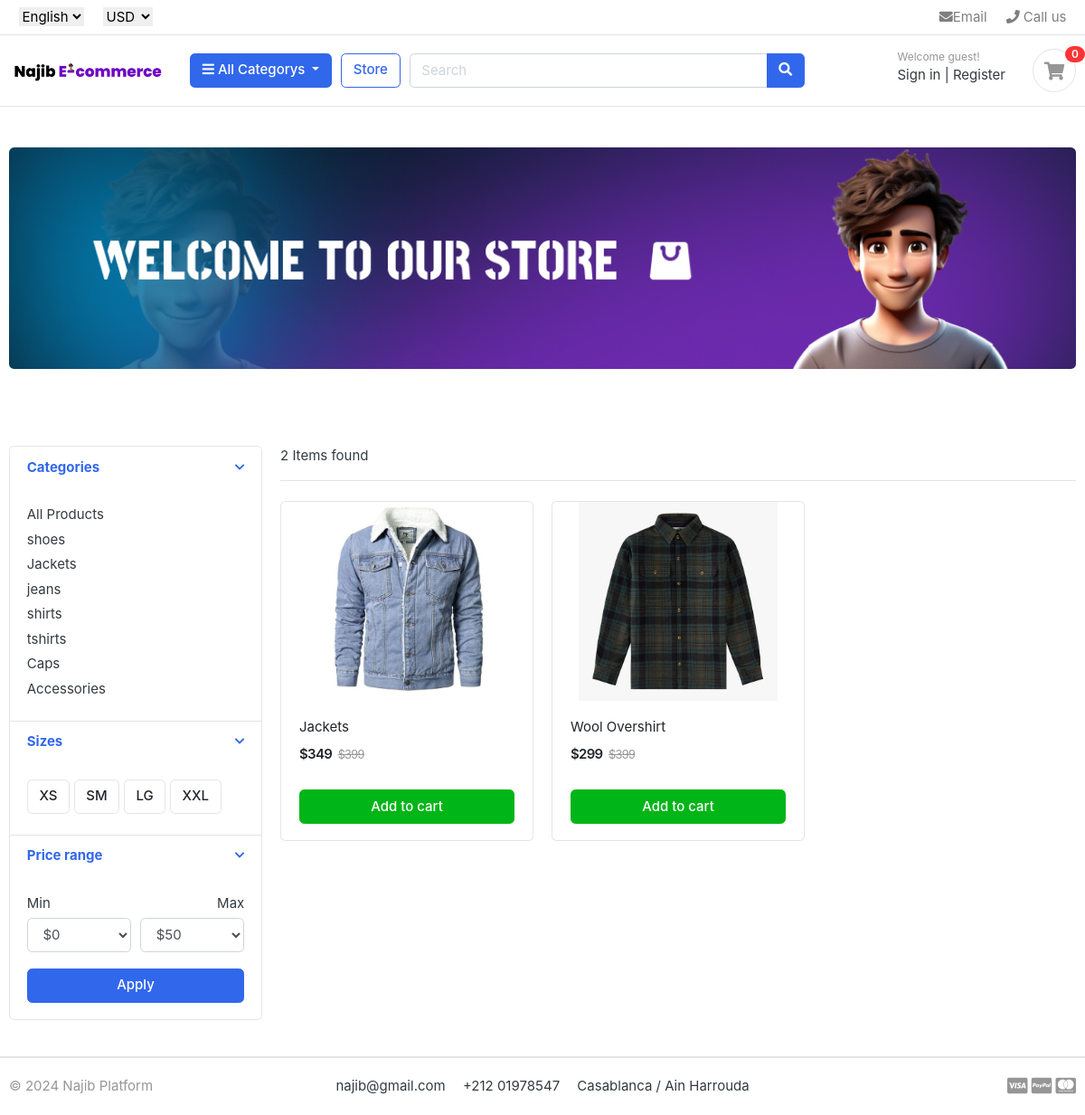
The app's page /store/category/jackets/ with its own data.
### category/models.py (models this page shows, shortened)
class Category(models.Model):
    category_name = models.CharField(max_length=50, unique=True)
    slug = models.SlugField(max_length=100, unique=True)
    description = models.CharField(max_length=255, blank=True)
    cat_image = models.ImageField(upload_to='photos/categories', blank=True)
    def get_url(self):
        return reverse('products_by_category', args=[self.slug])
    class Meta:
        verbose_name = 'category'
        verbose_name_plural = 'categories'

### store/models.py (models this page shows, shortened)
class Product(models.Model):
    product_name = models.CharField(max_length=200, unique=True)
    slug = models.SlugField(max_length=200, unique=True)
    description = models.TextField(max_length=200, unique=True)
    price = models.IntegerField()
    images = models.ImageField(upload_to='photos/products', unique=True)
    stock = models.IntegerField()
    is_available = models.BooleanField(default=True)
    category = models.ForeignKey(Category, on_delete=models.CASCADE)
    created_date = models.DateTimeField(auto_now_add=True)
    modified_date = models.DateTimeField(auto_now=True)
    def get_url(self):
        return reverse('product_detail', args=[self.category.slug, self.slug])

### store/views.py (the view)
# urls.py: path('store/', include('store.urls')),
def store(request,category_slug=None):
    categories = None
    products = None
    if(category_slug != None):
        categories = get_object_or_404(Category, slug = category_slug)
        products = Product.objects.filter(category = categories, is_available=True)
        paginator = Paginator(products,3)
        page = request.GET.get('page')
        page_products = paginator.get_page(page)
        product_count = products.count()
    else:
        products = Product.objects.all().filter(is_available=True)
        paginator = Paginator(products,3)
        page = request.GET.get('page')
        page_products = paginator.get_page(page)
        product_count = products.count()
    context = {
            'products':page_products,
            'product_count': product_count
    }
    return render(request, 'store/store.html', context)

### carts/context_processor.py (called while the page is built)
def counter(request):
    cart_count = 0
    if 'admin' in request.path:
        return {}
    else:
        try:
            cart = Cart.objects.filter(card_id = _cart_id(request))
            cart_items = CartItem.objects.all().filter(cart=cart[:1])
            for cart_item in cart_items:
                cart_count += cart_item.quantity
        except Cart.DoesNotExist:
            cart_count = 0
        return dict(cart_count = cart_count)

### carts/views.py (called while the page is built)
def _cart_id(request):
    cart = request.session.session_key
    if not cart :
        cart = request.session.create()
    return cart

### category/context_processors.py (called while the page is built)
def menu_links(request):
    links = Category.objects.all()
    return dict(links=links)

### templates/store/store.html (shortened to what this page needs)
{% extends '../base.html' %}
{% block content %}
<section class="section-pagetop">
<div class="container">
	{% if 'search' in request.path %}
	<h2 class="title-page">Searched Products</h2>
	{% else %}
	<img src="/static/images/banners/banner1.jpg" class="img-fluid rounded">
	{% endif %}
</div>
</section>
<section class="section-content padding-y">
<div class="container">
<div class="row">
	<aside class="col-md-3">
<div class="card">
	<article class="filter-group">
		<header class="card-header">
			<a href="#" data-toggle="collapse" data-target="#collapse_1" aria-expanded="true" class="">
				<i class="icon-control fa fa-chevron-down"></i>
				<h6 class="title">Categories</h6>
			</a>
		</header>
		<div class="filter-content collapse show" id="collapse_1" style="">
			<div class="card-body">
				<ul class="list-menu">
					<li><a href="{% url 'store' %}">All Products</a></li>
				  {% for category in links %}
					<li><a href="{{ category.get_url }}">{{ category.category_name }}</a></li>
				  {% endfor %}
				</ul>
			</div>
		</div>
	</article>
	<article class="filter-group">
		<header class="card-header">
			<a href="#" data-toggle="collapse" data-target="#collapse_4" aria-expanded="true" class="">
				<i class="icon-control fa fa-chevron-down"></i>
				<h6 class="title">Sizes </h6>
			</a>
		</header>
		<div class="filter-content collapse show" id="collapse_4" style="">
			<div class="card-body">
			  <label class="checkbox-btn">
			    <span class="btn btn-light"> XS </span>
			  </label>
			  <label class="checkbox-btn">
			    <span class="btn btn-light"> SM </span>
			  </label>
			  <label class="checkbox-btn">
			    <span class="btn btn-light"> LG </span>
			  </label>
			  <label class="checkbox-btn">
			    <span class="btn btn-light"> XXL </span>
			  </label>
		</div>
		</div>
	</article>
	<article class="filter-group">
		<header class="card-header">
			<a href="#" data-toggle="collapse" data-target="#collapse_3" aria-expanded="true" class="">
				<i class="icon-control fa fa-chevron-down"></i>
				<h6 class="title">Price range </h6>
			</a>
		</header>
		<div class="filter-content collapse show" id="collapse_3" style="">
			<div class="card-body">
				<div class="form-row">
				<div class="form-group col-md-6">
				  <label>Min</label>
				  	<select class="mr-2 form-control">
						<option value="0">$0</option>
					</select>
				</div>
				<div class="form-group text-right col-md-6">
				  <label>Max</label>
				  	<select class="mr-2 form-control">
						<option value="50">$50</option>
					</select>
				</div>
				</div>
				<button class="btn btn-block btn-primary">Apply</button>
			</div>
		</div>
	</article>
</div>
	</aside>
	<main class="col-md-9">
<header class="border-bottom mb-4 pb-3">
		<div class="form-inline">
			<span class="mr-md-auto">{{ product_count }} Items found </span>
		</div>
</header>
<div class="row">
	{% if products %}
	{% for product in products %}
	<div class="col-md-4">
		<figure class="card card-product-grid">
			<div class="img-wrap">
				<a href="{{ product.get_url }}">
					<img src="{{ product.images.url }}">
				</a>
			</div>
			<figcaption class="info-wrap">
				<div class="fix-height">
					<a href="{{ product.get_url }}" class="title">{{ product.product_name }}</a>
					<div class="price-wrap mt-2">
						<span class="price">${{ product.price }}</span>
						<del class="price-old">$399</del>
					</div>
				</div>
				<a href="{% url 'add_cart' product.id %}" class="btn btn-block btn-success">Add to cart </a>
			</figcaption>
		</figure>
	</div>
	{% endfor %}
	{% else %}
	<img src="/static/images/banners/coverNotFound.jpg" class="img-fluid rounded">
	{% endif %}
</div>
	</main>
</div>
</div>
</section>
</body>
</html>
{% endblock %}

### static/css/ui.css (style rules this page uses)
html { font-family: "Inter", sans-serif; font-size: 15px; }
.img-wrap { text-align: center; display: block; }
.img-wrap img { max-width: 100%; }
.price-wrap { letter-spacing: -0.7px; }
.padding-y { padding-top: 40px; padding-bottom: 40px; }
figure { margin-bottom: 0; }
article:after, .form-group:after { display: block; clear: both; content: ""; }
.btn-light { background-color: #fff; border-color: #e4e4e4; }
[class*=list-] li:after { visibility: hidden; display: block; content: ""; overflow: hidden; height: 0; clear: both; }
.list-menu { list-style: none; margin: 0; padding-left: 0; }
.list-menu li { margin-bottom: 5px; }
.list-menu a { color: #343a40; }
[class*=card-product] a.title { color: #212529; display: block; }
[class*=card-product] .img-wrap { overflow: hidden; position: relative; }
[class*=card-product] .img-wrap img { height: 100%; max-width: 100%; width: auto; display: inline-block; -o-object-fit: cover; object-fit: cover; }
.card-product-grid { margin-bottom: 20px; }
.card-product-grid .img-wrap { border-radius: 0.2rem 0.2rem 0 0; height: 220px; }
.card-product-grid .info-wrap { overflow: hidden; padding: 18px 20px; }
.card-product-grid .fix-height { height: 80px; overflow: hidden; }
.card .img-wrap { overflow: hidden; }
.price { font-weight: 600; color: #212529; }
.price-old { color: #969696; margin-left: 3px; font-size: 85%; }
.icon-control { margin-top: 5px; float: right; font-size: 80%; }
.card-header .title { margin-bottom: 0; line-height: 1.5; }
.filter-group { border-bottom: 1px solid #e4e4e4; }
.filter-group .card-header { border-bottom: 0; }
.filter-group:last-child { border-bottom: 0; }
.checkbox-btn { position: relative; }
.section-pagetop { padding: 45px 0; }

### templates/base.html (style rules this page uses)
select { border: none; }

### records on screen
Category: category_name "shoes"
Category: category_name "Jackets"
Category: category_name "jeans"
Category: category_name "shirts"
Category: category_name "tshirts"
Category: category_name "Caps"
Category: category_name "Accessories"
Product: images (picture), product_name "Jackets", price "349"
Product: images (picture), product_name "Wool Overshirt", price "299"

### other values on screen
{{ cart_count }} "0"
{{ product_count }} "2"
